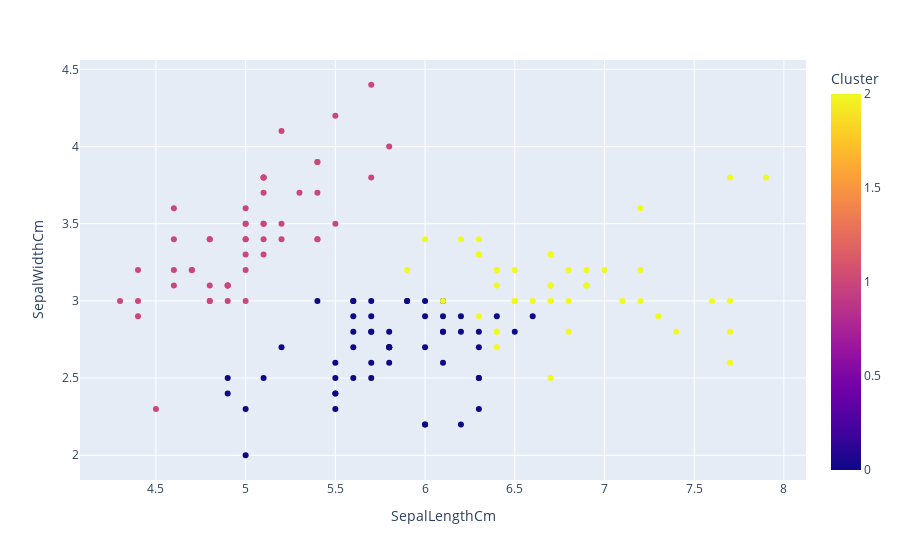

Notebook source saved alongside this figure:
### Code cell
px.scatter(data_clustered, x='SepalLengthCm', y='SepalWidthCm', color='Cluster')

### Figure 1 — Plotly figure (JSON) as saved in the notebook; plotly's stock layout.template omitted (floating-point values rounded to 4 significant figures; data arrays with more than 128 entries replaced by an {"elided": "..."} marker saying what was removed)
{"data": [{"hovertemplate": "SepalLengthCm=%{x}<br>SepalWidthCm=%{y}<br>Cluster=%{marker.color}<extra></extra>", "legendgroup": "", "marker": {"color": {"elided": "150 int values"}, "coloraxis": "coloraxis", "symbol": "circle"}, "mode": "markers", "name": "", "orientation": "v", "showlegend": false, "type": "scatter", "x": {"elided": "150 float values"}, "xaxis": "x", "y": {"elided": "150 float values"}, "yaxis": "y"}], "layout": {"coloraxis": {"colorbar": {"title": {"text": "Cluster"}}, "colorscale": [[0, "#0d0887"], [0.1111, "#46039f"], [0.2222, "#7201a8"], [0.3333, "#9c179e"], [0.4444, "#bd3786"], [0.5556, "#d8576b"], [0.6667, "#ed7953"], [0.7778, "#fb9f3a"], [0.8889, "#fdca26"], [1, "#f0f921"]]}, "legend": {"tracegroupgap": 0}, "margin": {"t": 60}, "xaxis": {"anchor": "y", "domain": [0, 1], "title": {"text": "SepalLengthCm"}}, "yaxis": {"anchor": "x", "domain": [0, 1], "title": {"text": "SepalWidthCm"}}}}
